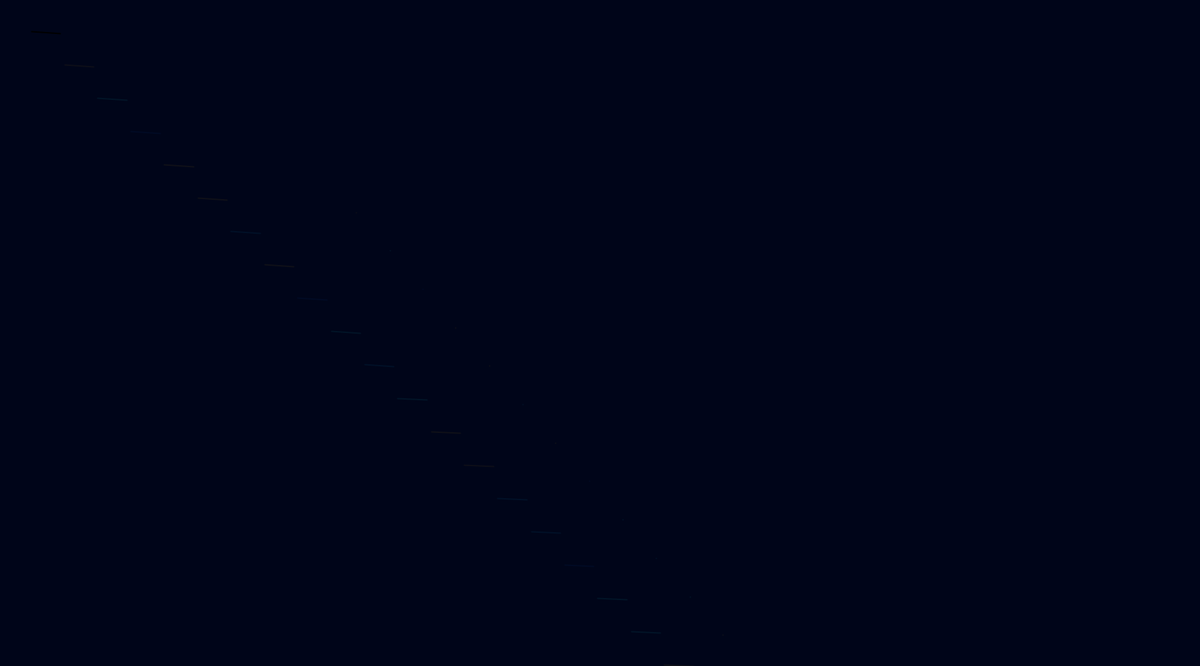
Frame 1 (no input)
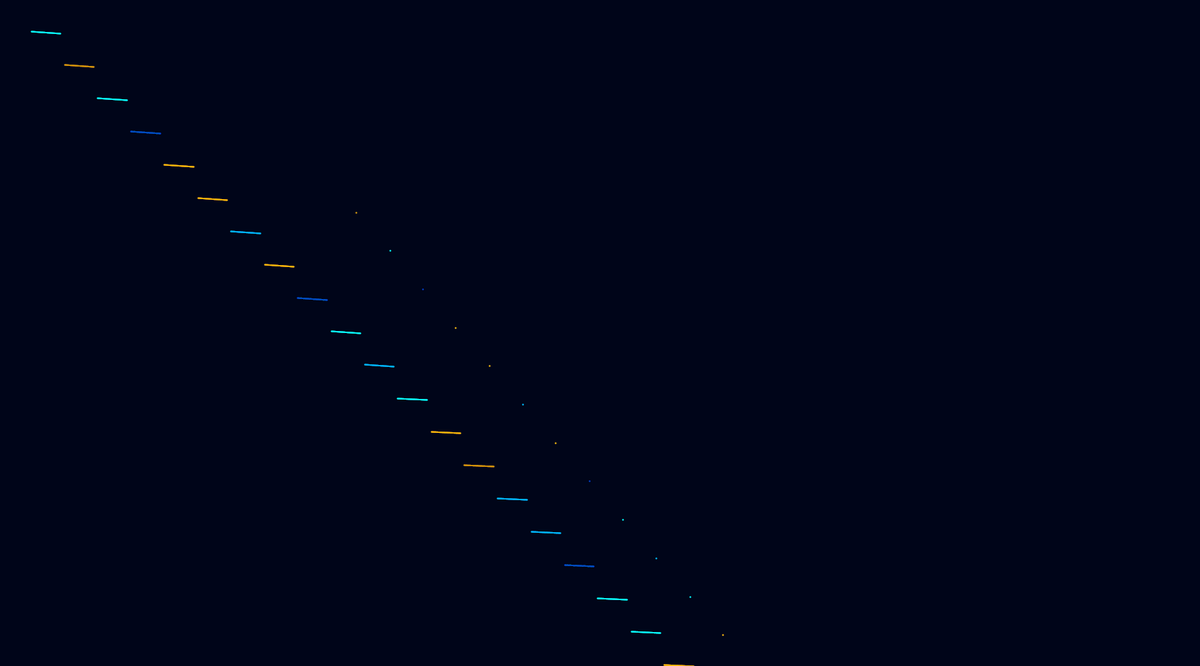
Frame 60 (the mouse pressed at the canvas centre just before this capture)
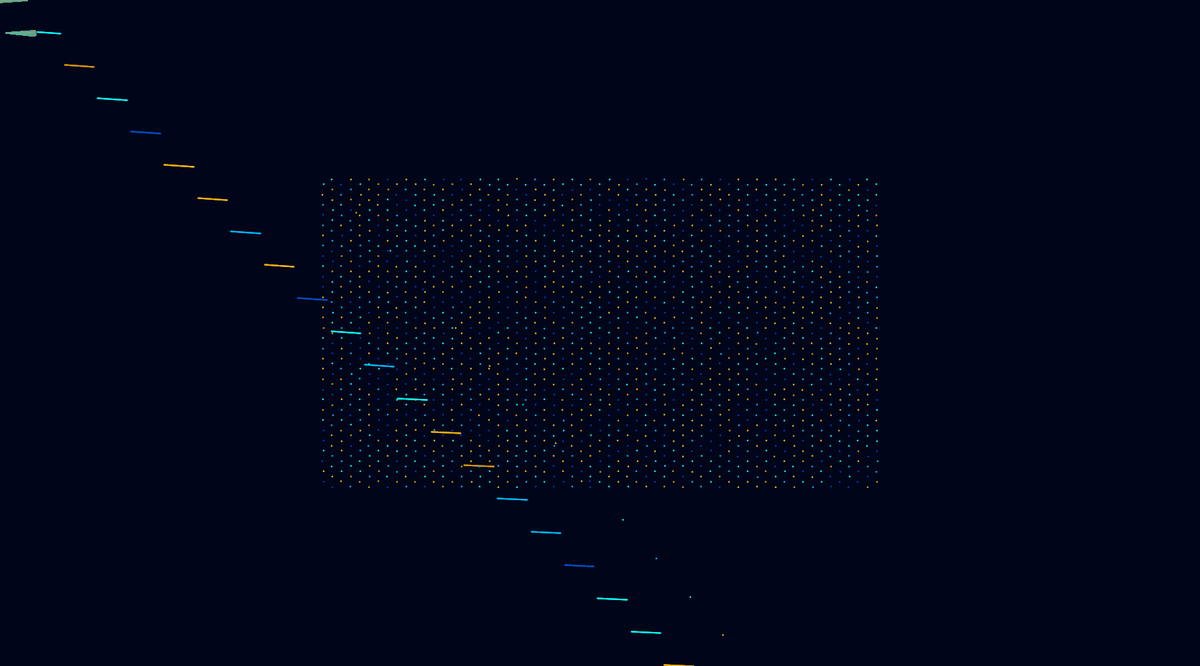
Frame 120 (the mouse held since frame 60 and released just before this capture)

The Processing sketch that drew these frames (run headless with seeded random() and noise(); from frame 60 on, the mouse is pressed at the canvas centre):

// Processing sketch: vector_field_v1
// ── vector_field_v1.pde
// dynamic list with our points, PVector holds position
ArrayList<PVector> points = new ArrayList<PVector>();
 
// colors used for points
color[] pal = {
  color(0, 91, 197),
  color(0, 180, 252),
  color(23, 249, 255),
  color(223, 147, 0),
  color(248, 190, 0)
};
 
// global configuration
float vector_scale = 8; // vector scaling factor, we want small steps
float time = 0; // time passes by
 
void setup() {
  size(1800, 1000);
  strokeWeight(2);
  background(0, 5, 25);
  noFill();
  smooth(8);
 
  // noiseSeed(1111); // sometimes we select one noise field
 
  // create points from [-3,3] range
  for (float x=-3; x<=3; x+=0.1) {
    for (float y=-3; y<=3; y+=0.1) {
      // create point slightly distorted
      PVector v = new PVector(x+randomGaussian()*0.003, y+randomGaussian()*0.003);
      points.add(v);
    }
  }
}
 
void draw() {
  int point_idx = 0; // point index
  for (PVector p : points) {
    // map floating point coordinates to screen coordinates
    float xx = map(p.x, -6.5, 6.5, 0, width);
    float yy = map(p.y, -6.5, 6.5, 0, height);
    float angle = map (mouseX, 0, width, 0, TWO_PI);
    translate(50, 50);
    rotate(angle);
    line (p.x,p.y,40,0);
    
 
    // select color from palette (index based on noise)
    int cn = (int)(100*pal.length*noise(point_idx))%pal.length;
    stroke(pal[cn], 15);
    point(xx, yy); //draw
 
    // placeholder for vector field calculations
 
    // v is vector from the field/ change the values so they start moving
    PVector v = new PVector(0.0, 0.0);
 
    p.x += vector_scale * v.x;
    p.y += vector_scale * v.y;
 
    // go to the next point
    point_idx++;
  }
  time += 0.001;
}
